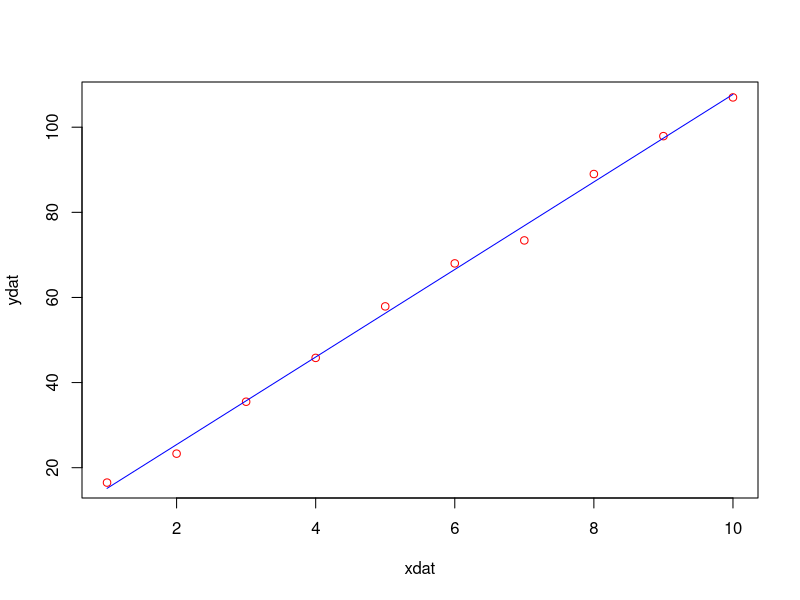
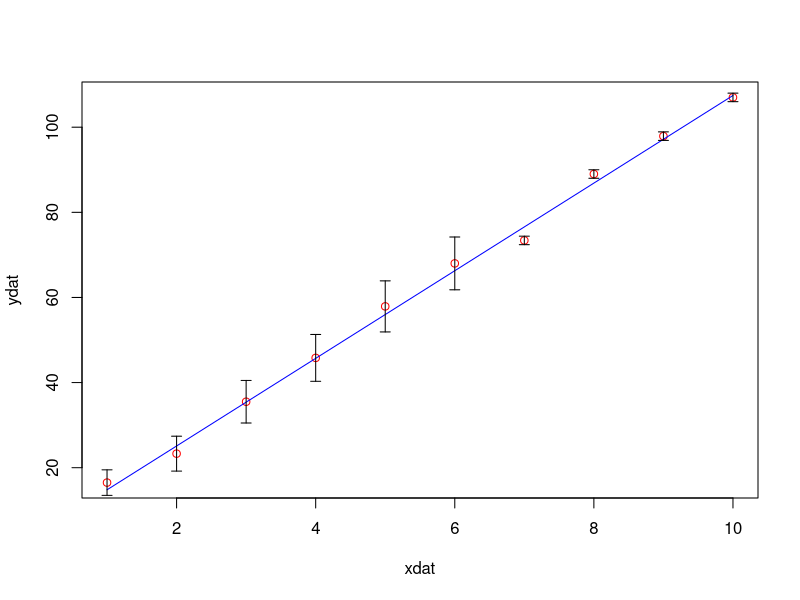

R code for these plots, in order:
#  Linear regression in R

# lm is used to fit linear models

#-----------------------------------------------------------

#### Part-A : Straight line fit without errors

# define 2 data sets as vectors
xdat = c(1,2,3,4,5,6,7,8,9,10)
ydat = c(16.5, 23.3, 35.5, 45.8, 57.9, 68.0, 73.4, 89.0, 97.9, 107.0)

# create a data frame of vectors
df = data.frame(x=xdat, y=ydat)

## function call for lm(). Here,x~y represents a linear relationship "y = a0 + a1 x "
#    (Use y~x-1 if you dont want intercept)

dat = lm(y~x, df)

# In the above formuls, use y~x-1 if you dont want intercept


## print the fitted reults

# intercept
print(paste("intercept = ", dat$coefficients[1]))

# slope
print(paste("slope = ", dat$coefficients[2]))

#fitted values
print(dat$fitted.values)

# To see 95% confidence interval
confint(dat, level=0.95)

# A summary of entire analysis
print(summary(dat))

# plot the results. First plot data points and then x versus fitted y)
plot(xdat,ydat, col="red")
lines(xdat, dat$fitted.values, col="blue")


## Uncomment the following line to see the residual plots. 

#plot(dat)


##-----------------------------------------------------------------------------------



##Part-B :  fit with errors (weights) on individual data points


#data vectors
xdat = c(1,2,3,4,5,6,7,8,9,10)
ydat = c(16.5, 23.3, 35.5, 45.8, 57.9, 68.0, 73.4, 89.0, 97.9, 107.0)

# errors on data points. Vector of errors on each y value.
errors = c(3.0, 4.1, 5.0, 5.5, 6.0, 6.2, 1.0, 1.0, 1.0, 1.0)

## create data frame with x,y point and errors
df = data.frame(x = xdat, y=ydat, err=errors)

## function call for lm()
data = lm(y~x, data = df, weights = 1/df$err)

print(data)

X11()

# plot the results
plot(xdat,ydat,col="red")
lines(xdat, data$fitted.values, col="blue")
## draw error bars on individual data points
arrows(xdat, ydat-errors, xdat, ydat+errors, length=0.05, angle=90, code=3)
